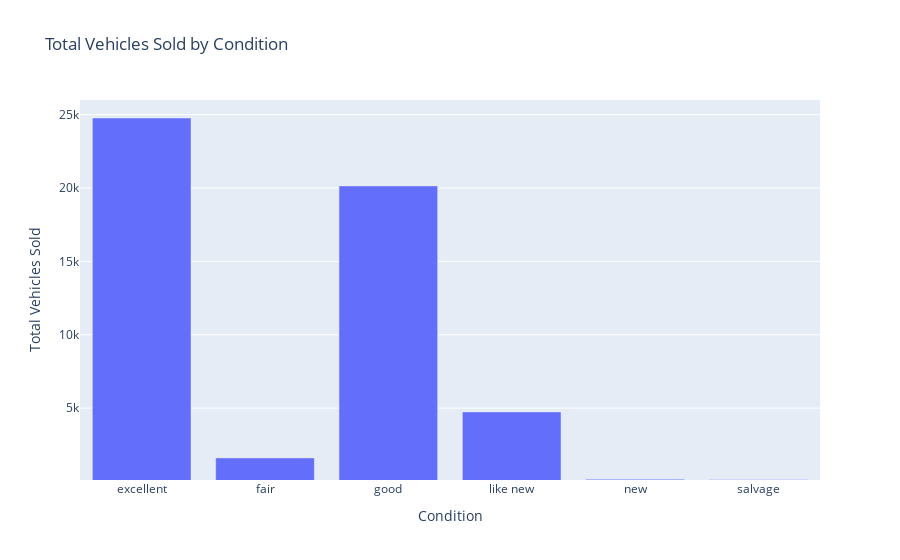

Notebook code for this chart:
### Code cell
# Plot histogram of the Sold by Coindition
condition_counts = df.groupby("Condition").size().reset_index(name="Total Vehicles Sold")

# Plot a bar chart showing the total number of vehicles sold by condition
fig = px.bar(condition_counts, x="Condition", y="Total Vehicles Sold", 
             title="Total Vehicles Sold by Condition")

# Set the y-axis limit to 100
fig.update_yaxes(range=[100, 26000])

# Show the plot
fig.show()

### Figure 1 — Plotly figure (JSON) as saved in the notebook; plotly's stock layout.template omitted (floating-point values rounded to 4 significant figures)
{"data": [{"alignmentgroup": "True", "hovertemplate": "Condition=%{x}<br>Total Vehicles Sold=%{y}<extra></extra>", "legendgroup": "", "marker": {"color": "#636efa", "pattern": {"shape": ""}}, "name": "", "offsetgroup": "", "orientation": "v", "showlegend": false, "textposition": "auto", "type": "bar", "x": ["excellent", "fair", "good", "like new", "new", "salvage"], "xaxis": "x", "y": [24773, 1607, 20145, 4742, 143, 115], "yaxis": "y"}], "layout": {"barmode": "relative", "legend": {"tracegroupgap": 0}, "title": {"text": "Total Vehicles Sold by Condition"}, "xaxis": {"anchor": "y", "domain": [0, 1], "title": {"text": "Condition"}}, "yaxis": {"anchor": "x", "domain": [0, 1], "range": [100, 26000], "title": {"text": "Total Vehicles Sold"}}}}
